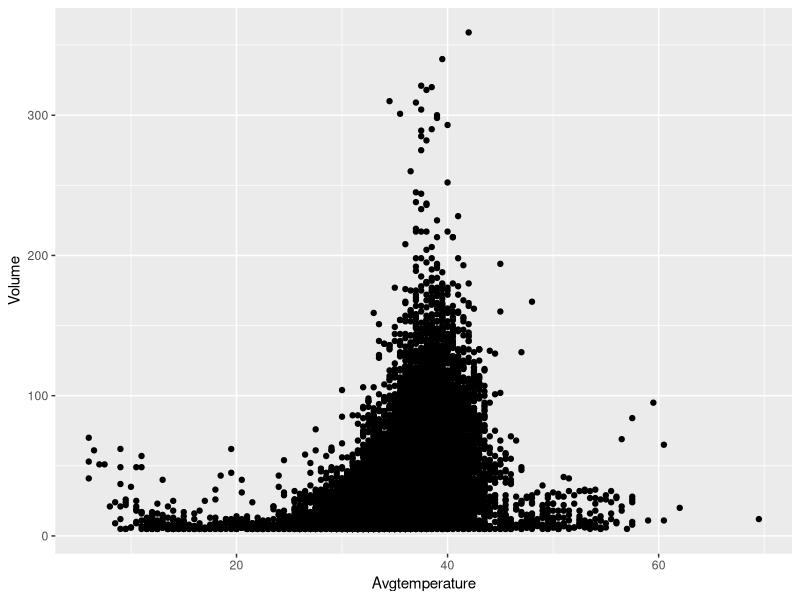
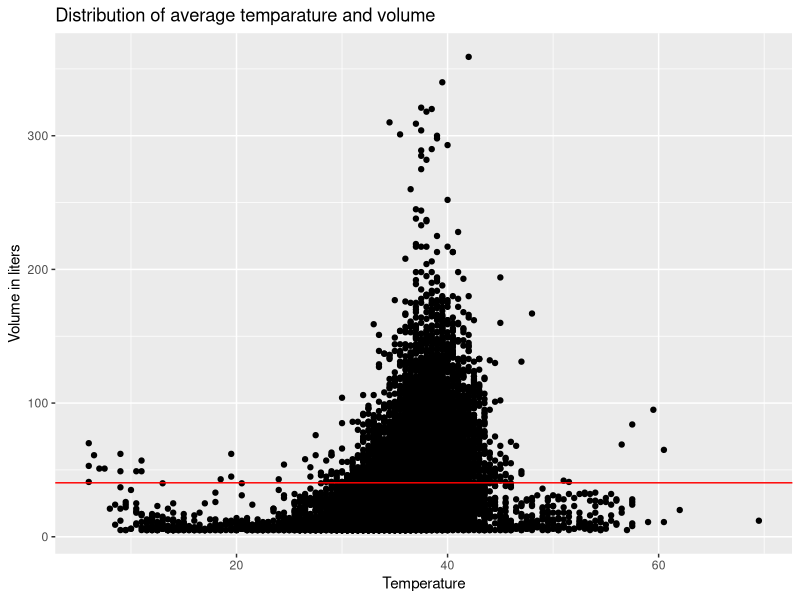
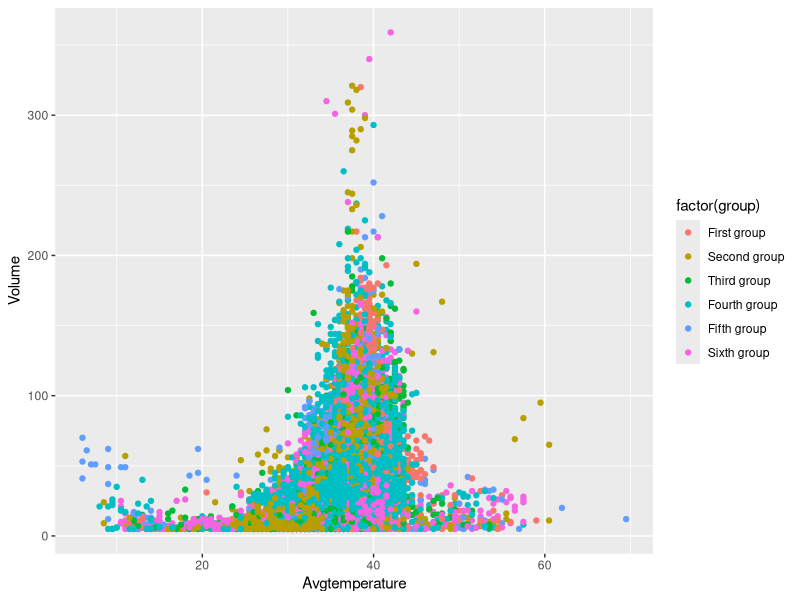
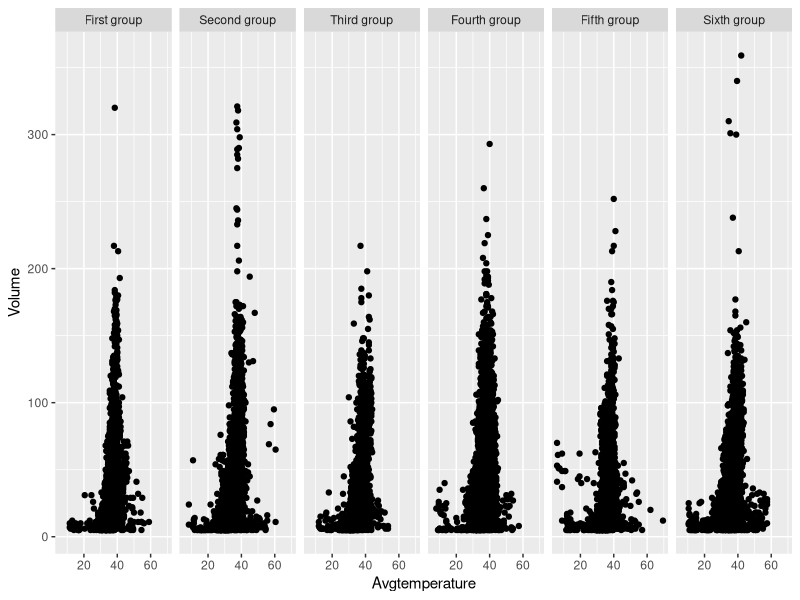
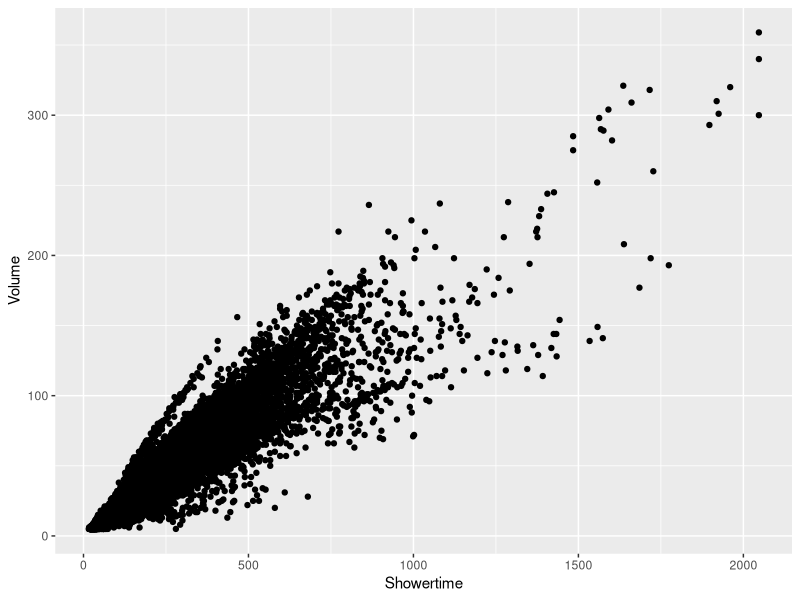
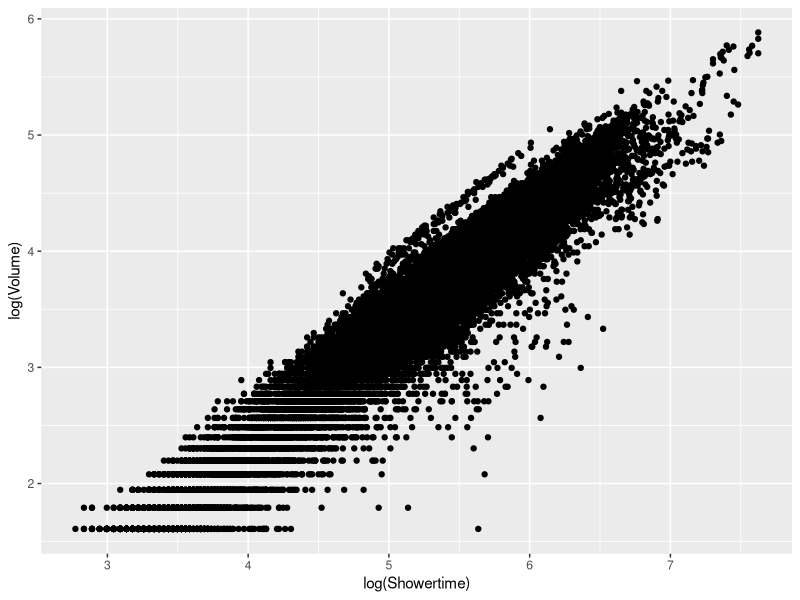
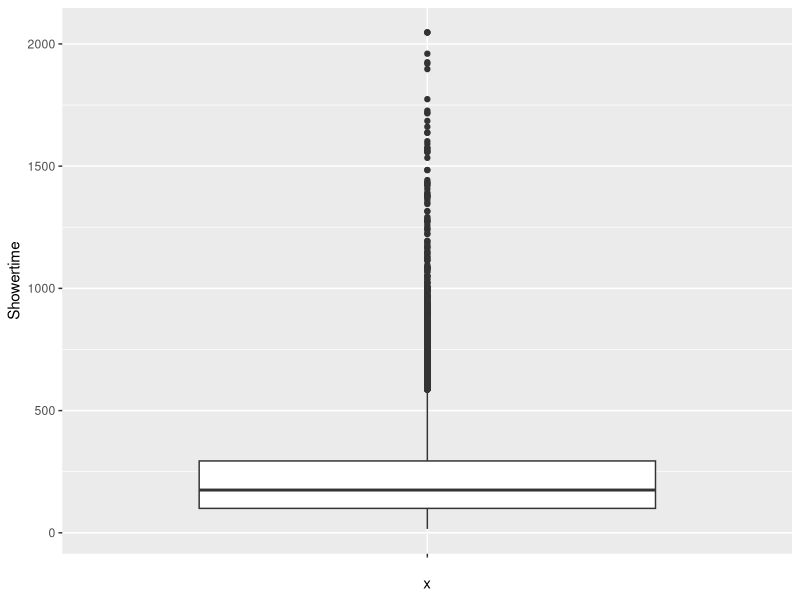
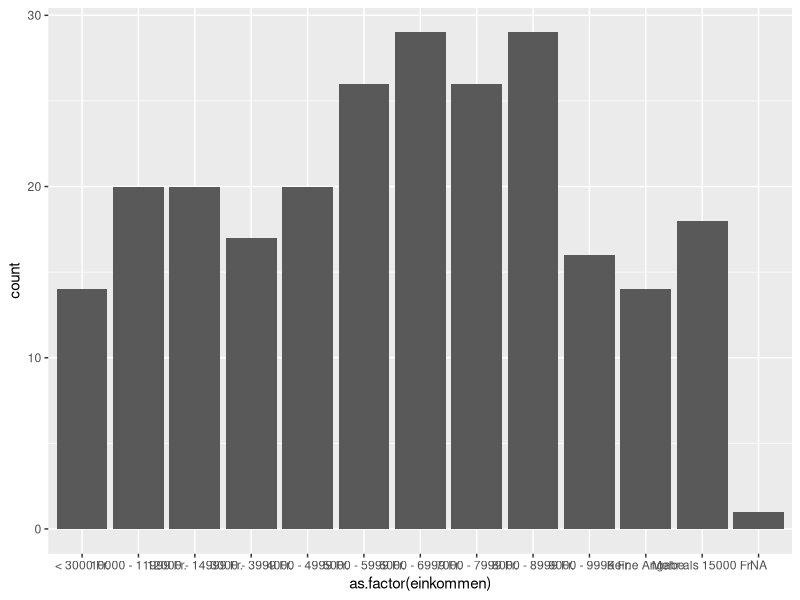

Write the R code that produced these figures, in order.
library(dplyr)
# Load and inspect the Shower data
data <- read.csv2("Shower_data.csv")

# the group is not meaningful as numeric! Convert it to factor
data$group <- as.factor(data$group)
#level names of factors can be changed - mind the order of the elements!
levels(data$group) <- c("First group", "Second group", "Third group",
                        "Fourth group", "Fifth group", "Sixth group")



##Exercises: Joining data

#1. Download the data set “Shower_survey_data.csv” from the edX site and load it in R.
survey <- read.csv2("Shower_survey_data.csv")

#2. Perform an inner join on the shower and the survey data (based on ”Hh_id”).
combined_dataset <- dplyr::inner_join(data,
                                      survey)
#3. Group the data frame by the column “X03d_longhair” and “gruppe” and summarize the data frame by calculating the average shower volume and the average shower duration.
result <- combined_dataset %>% dplyr::group_by(X03d_longhair, group) %>%
  dplyr::summarise(avgVolume = mean(Volume),
                   avgDuration = mean(Showertime))




##ggplot2
library(ggplot2)

#Exemplary plots
g <- ggplot(data, aes(x=Avgtemperature, y=Volume))
g <- g + geom_point()
g

g <- g + ggtitle("Distribution of average temparature and volume")
g <- g + xlab("Temperature")
g <- g + ylab("Volume in liters")
g <- g + geom_hline(yintercept = mean(data$Volume), color="red")
g

g <- ggplot(data, aes(x=Avgtemperature, y=Volume, color=factor(group)))
g <- g + geom_point()
g

g <- ggplot(data, aes(x=Avgtemperature, y=Volume))
g <- g + geom_point()
g <- g + facet_wrap(~group, nrow = 1)
g



#Exercise ggplot2
#4. Visualize shower time and volume by creating a scatter plot.
g <- ggplot(data, aes(x=Showertime, y=Volume))
g <- g + geom_point()
g

#5. Use logarithmic scale for the plot.
g2 <- ggplot(data, aes(x=log(Showertime), y=log(Volume)))
g2 <- g2 + geom_point()
g2

#6. Create a boxplot of shower time.
g3 <- ggplot(data, aes(x="",y=Showertime))
g3 <- g3 + geom_boxplot()
g3

#7. Plot a bar graph of the income column (displaying the number of households per income category).
g4 <- ggplot(survey, aes(x=as.factor(einkommen)))
g4 <- g4 + geom_bar()
g4

#8. Create a density plot of the shower volume using facetting on the group variable.
g5 <- ggplot(data, aes(x=Volume ))
g5 <- g5 + geom_density()
g5 <- g5 + facet_wrap(~group)
g5

#9. Create a plot that shows how the average volume per shower changes over the first 50 showers (-->"Shower" variable).
#Hint: Use dplyr to create a new dataframe for this plot
perDay <- data %>%filter(Shower<51)%>%group_by(Shower)%>% summarise(meanVol=mean(Volume))

g6 <- ggplot(perDay, aes(x=Shower, y =meanVol  ))
g6 <- g6 + geom_line()
g6

#10. Does this trend over time differ per group?
perDayAndGroup <- data %>%filter(Shower<51)%>%group_by(Shower, group)%>% summarise(meanVol=mean(Volume))

g7 <- ggplot(perDayAndGroup, aes(x=Shower, y =meanVol, color=factor(group)  ))
g7 <- g7 +geom_vline(xintercept =10,color="black")+ geom_line()+ facet_wrap(~group)
g7




#11. Loop over the Shower dataset and create a new variable “ExperimentalGroup”. It should have the value “Control” if the group variable is 1 or 2, and “Intervention” otherwise.

data$ExperimentalGroup <- ""

for(i in 1:nrow(data)){
  if(data$group[i]=="First group"|data$group[i]=="Second group"){
    data$ExperimentalGroup[i] <- "Control"
  }else{
    data$ExperimentalGroup[i] <- "Intervention"
  }
}

#12. Complete the same task as before, but without a loop: create a function and use "sapply()" instead.

decideGroup <- function(value){
  if(value=="First group"|value=="Second group"){
    return("Control")
  }else{
    return("Intervention")
  }
}
data$ExperimentalGroup2 <- sapply(data$group, decideGroup)


#Alternative: vectorised if
data$ExperimentalGroup3 <- ifelse(data$group=="First group"|data$group=="Second group",
                                  "Control",
                                  "Intervention")




